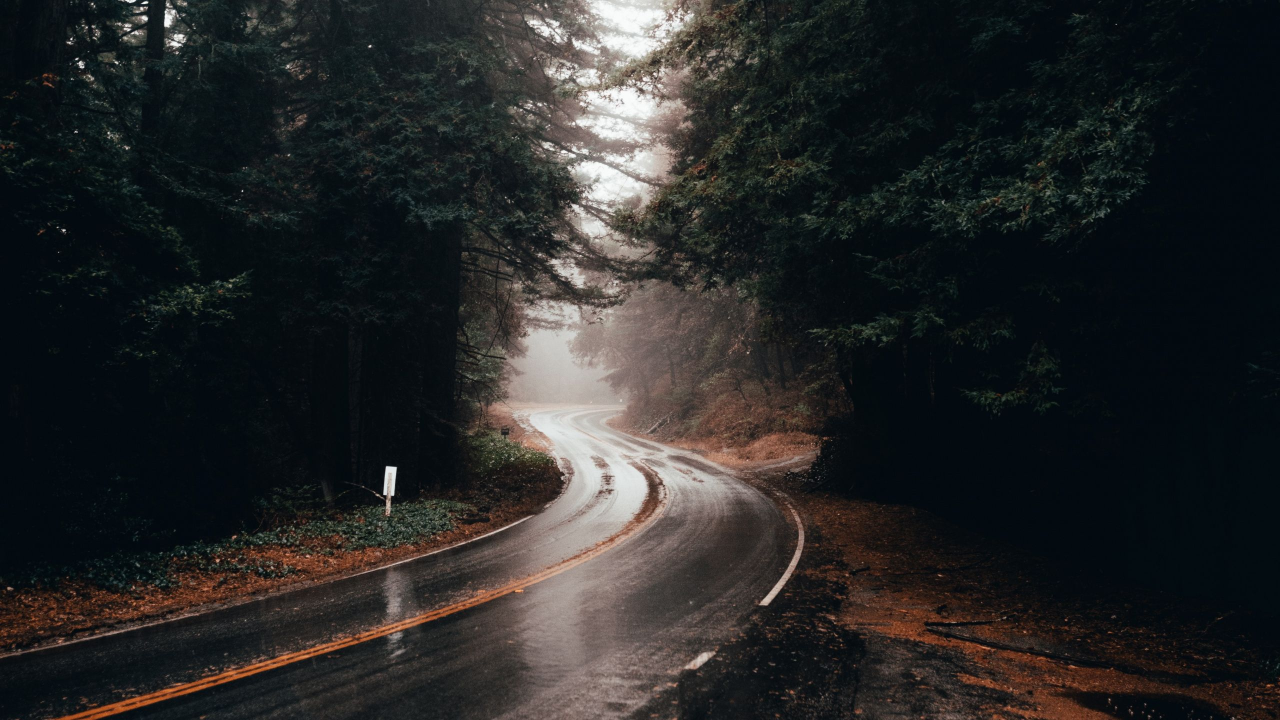
#> input picture images/rainy.jpg, 2560 x 1440 px (shown at 1/2 size)
$ jupyter execute --allow-errors cb_remap.ipynb
#> lines starting #> are read from the running program, lines starting #| are printed output that depends on the picture; long printed decimals are rounded
### myutils.py
import matplotlib.pyplot as plt
import numpy as np
import torch
from torch.utils.data import DataLoader
import cv2

# set matplotlib to show images with black background
# plt.style.use('dark_background')

class Void(object):
    def write(self, *args, **kwargs):
        pass

class View:
    # [51 lines left out: functions show_random_color, show_all_color, chan_f2l, add_dim, not called in this run]


    @staticmethod
    def compare_color(imgs_list:list[np.ndarray| torch.Tensor]| np.ndarray| torch.Tensor,
                      labels:list[str]|str=None,
                      figsize:tuple=(10, 6),
                      label_cols:bool=False) -> None:
        ''' Compare multiple images

        This function will plot multiple images in a grid. If there is only one image group,
        it will plot each image group in a row. If there are multiple image groups, it will
        plot multiple rows, each row containing one image group. Each row can have an optional
        title.

        All images must have the same shape in the list.

        `Args`:
            imgs_list (list[np.ndarray, torch.Tensor]): list of image groups. Each image group

        `raises`: ValueError if imgs_list is empty

        '''
        # convert to list if not list
        if not isinstance(imgs_list, list):
            imgs_list = [imgs_list]

        # if labels is None, create labels
        if labels is None:
            labels = [f'Image Group {i}' for i in range(len(imgs_list))]

        # if imgs_list is empty, raise error
        if len(imgs_list) == 0:
            raise ValueError('Must have at least 1 image')

        # if labels is string, convert to list
        if isinstance(labels, str):
            labels = [labels]

        # if labels is not the same length as imgs_list, raise error
        if label_cols:
            if len(labels) != len(imgs_list[0]):
                raise ValueError('Labels must be the same length as number of colums')
        else:
            if len(labels) != len(imgs_list):
                raise ValueError('Labels must be the same length as imgs_list')

        # convert torch tensors to numpy arrays if necessary
        for i in range(len(imgs_list)):
            if isinstance(imgs_list[i], torch.Tensor):
                imgs_list[i] = View.chan_f2l(imgs_list[i].double().numpy())

        # make sure all images have 4 dimensions
        for i in range(len(imgs_list)):
            if len(imgs_list[i].shape) == 3:
                imgs_list[i] = View.add_dim(imgs_list[i])

        # first axis is rows, second axis is columns
        plt.figure(figsize=figsize)
        fig, axs = plt.subplots(len(imgs_list), len(imgs_list[0]), figsize=figsize)

        # if displaying one image
        if (len(imgs_list) == 1) and (len(imgs_list[0]) == 1):
            axs.axis('off')
            axs.imshow(imgs_list[0][0])
            axs.set_title(labels[0], fontsize=10)

        # if only one image group, plot each image in a column
        elif len(imgs_list) == 1:
            if label_cols:
                for i, img in enumerate(imgs_list[0]):
                    axs[i].set_title(labels[i], fontsize=10)
                    axs[i].axis('off')
                    axs[i].imshow(img)
            else:
                axs[0].set_title(labels[0], fontsize=10)
                for i, img in enumerate(imgs_list[0]):
                    axs[i].axis('off')
                    axs[i].imshow(img)

        # if only one image in each image group, plot each image group in a row
        elif len(imgs_list[0]) == 1:
            if label_cols:
                axs[0].set_title(labels[0], fontsize=10)
                for i, imgs in enumerate(imgs_list):
                    axs[i].axis('off')
                    axs[i].imshow(imgs[0])
            else:
                for i, imgs in enumerate(imgs_list):
                    axs[i].axis('off')
                    axs[i].set_title(labels[i], fontsize=10)
                    axs[i].imshow(imgs[0])

        else:
            if label_cols:
                for i, imgs in enumerate(imgs_list):        # rows
                    for j, img in enumerate(imgs):          # columns
                        axs[i, j].axis('off')
                        axs[i, j].imshow(img)
                        if i == 0:
                            axs[0, j].set_title(labels[j], fontsize=10)
            else:
                for i, imgs in enumerate(imgs_list):        # rows
                    axs[i, 0].set_title(labels[i], fontsize=10)
                    for j, img in enumerate(imgs):          # columns
                        axs[i, j].axis('off')
                        axs[i, j].imshow(img)

        plt.show()

    # [87 lines left out: functions histogram, sample_imgs_list, bell_curve_hist, not called in this run]


class ImgUtils:
    # [43 lines left out: functions rgb_to_hsv, hsv_to_rgb, img_to_hist, not called in this run]

    def get_dist(img:torch.Tensor):
        return torch.mean(img), torch.std(img)

### cb_remap.ipynb
[cell 1]
import numpy as np
import cv2
from matplotlib import pyplot as plt

from myutils import View

TARGET_IMG = 'images/rainy.jpg'
SRC_IMG = 'images/road.jpg'
IMG_SIZE = (640, 640)

[cell 2]
# read in the images
target_img = cv2.imread(TARGET_IMG)
#> target_img is the input picture: shape (1440, 2560, 3); mean B, G, R 39, 38.9, 38.2
src_img = cv2.imread(SRC_IMG)
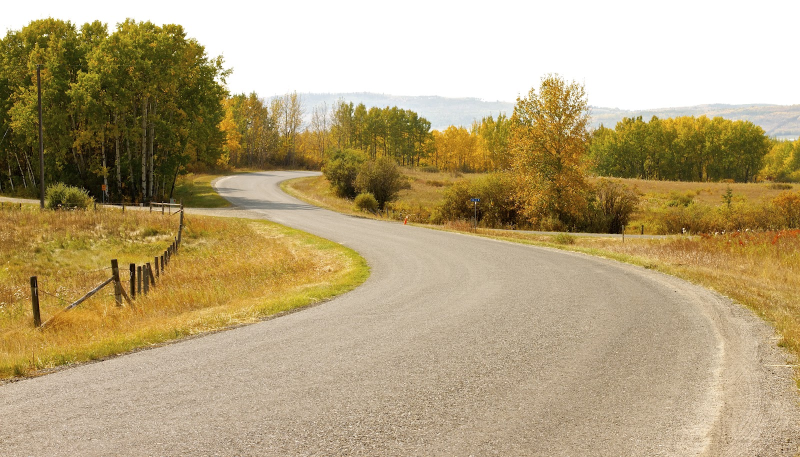
#> input picture images/road.jpg, 1600 x 914 px (shown at 1/2 size)
#> src_img is the input picture: shape (914, 1600, 3); mean B, G, R 122.5, 162.1, 180.3

# conver to rgb
target_img = cv2.cvtColor(target_img, cv2.COLOR_BGR2RGB)
src_img = cv2.cvtColor(src_img, cv2.COLOR_BGR2RGB)

# resize to IMG_SIZE
target_img = cv2.resize(target_img, IMG_SIZE)
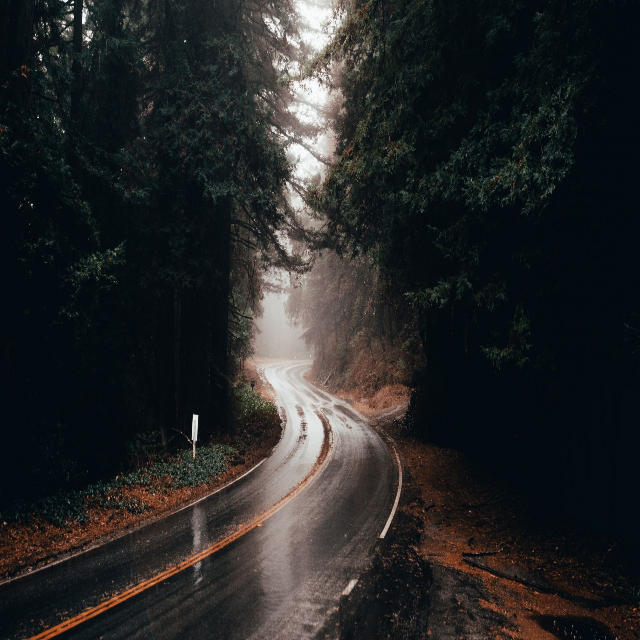
#> target_img: shape (640, 640, 3); mean R, G, B 38.2, 38.8, 38.9
src_img = cv2.resize(src_img, IMG_SIZE)
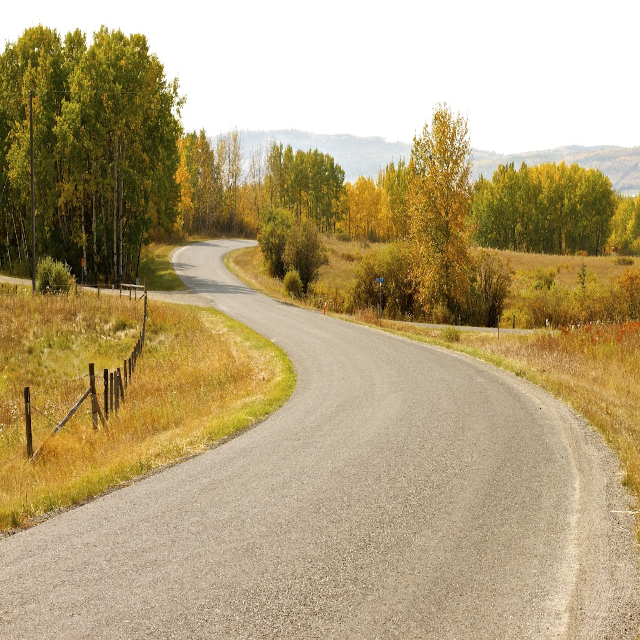
#> src_img: shape (640, 640, 3); mean R, G, B 180.2, 162, 122.4

#> (a cell that did not finish here is left out)

#> the loop in compare_color, `for i in range(len(imgs_list)):` made 1 pass
#> after the loop in compare_color, `for i in range(len(imgs_list)):`: imgs_list = 1 item

[cell 4]
def calc_hist(img:np.ndarray) -> np.ndarray:
    hist = np.zeros(shape=(256), dtype=np.uint64)
    for x in range(img.shape[0]):
        for y in range(img.shape[1]):
            hist[img[x, y]] += 1
    return hist

[cell 5]
# convert images to hsv
target_img_hsv = cv2.cvtColor(target_img, cv2.COLOR_RGB2HSV)
#> target_img_hsv: shape (640, 640, 3); mean H, S, V 72.3, 121.7, 45.5
src_img_hsv = cv2.cvtColor(src_img, cv2.COLOR_RGB2HSV)
#> src_img_hsv: shape (640, 640, 3); mean H, S, V 18.3, 100.3, 180.4

[cell 6]
def get_mean_std(img:np.ndarray) -> tuple[float, float]:
    if len(img.shape) == 2:
        img = img[..., np.newaxis]

    gray = np.mean(img.copy(), axis=2)      # convert to grayscale
    sigma = np.std(gray)      # get deviation of each grayscale image
    mu = np.mean(gray)        # get mean of each grayscale image

    return mu, sigma  # return the average of the means and deviations

[cell 7]
def cb_remap(img:np.ndarray, mu, sigma) -> np.ndarray:
    # get mu and sigma from the source image
    img_mu, img_sigma = get_mean_std(img)

    contrast = sigma / img_sigma
    brightness = mu - img_mu

    new_img = (img.copy() - (255/2)) * contrast + (255/2) + brightness
    new_img = np.clip(new_img, 0, 255)

    return new_img.astype(np.uint8)

[cell 8]
# get histogram of the target_img image
target_img_hist = calc_hist(target_img_hsv[:, :, 2])
#> target_img_hist = 256 values, max 74477 at index 16, min 0 at index 0, mean 1600
src_img_hist = calc_hist(src_img_hsv[:, :, 2])
#> src_img_hist = 256 values, max 68490 at index 255, min 0 at index 0, mean 1600

num_pixels = IMG_SIZE[0] * IMG_SIZE[1]

target_mu, target_sigma = get_mean_std(target_img_hsv[:, :, 2])
#> in get_mean_std, `img = img[..., np.newaxis]`:
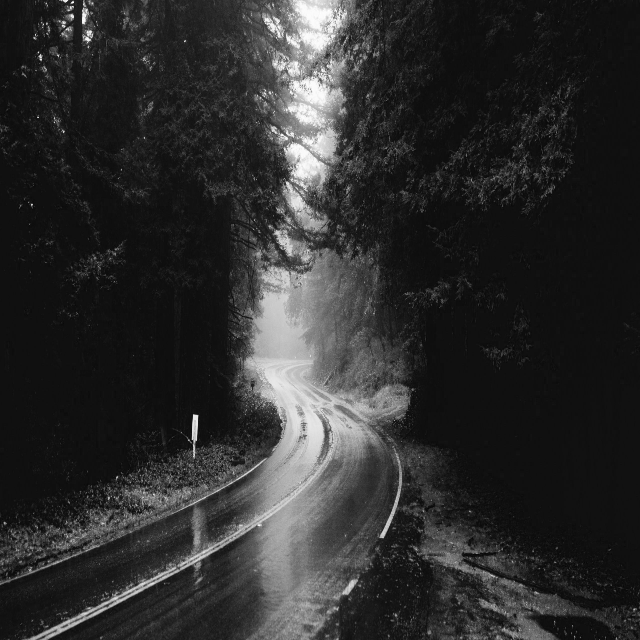
#> img: shape (640, 640, 1); min 5, max 254, mean 45.5
#> in get_mean_std, `sigma = np.std(gray)`: sigma = 48.67
#> in get_mean_std, `mu = np.mean(gray)`: mu = 45.53
#> target_mu = 45.53; target_sigma = 48.67
print(f'Target mean: {target_mu}, Target std: {target_sigma}')
#| Target mean: 45.534, Target std: 48.670

src_mu, src_sigma = get_mean_std(src_img_hsv[:, :, 2])
#> in get_mean_std (call 2), `img = img[..., np.newaxis]`:
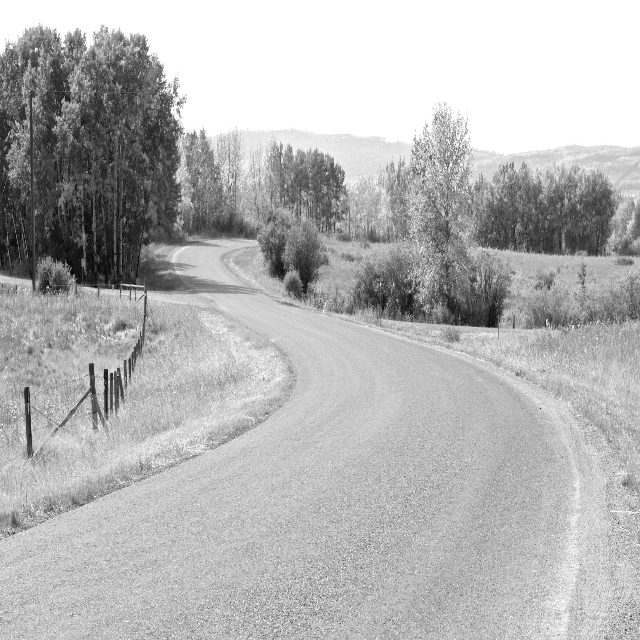
#> img: shape (640, 640, 1); min 2, max 255, mean 180.4
#> in get_mean_std (call 2), `sigma = np.std(gray)`: sigma = 56.63
#> in get_mean_std (call 2), `mu = np.mean(gray)`: mu = 180.4
#> src_mu = 180.4; src_sigma = 56.63
print(f'Src mean: {src_mu}, Src std: {src_sigma}')
#| Src mean: 180.370, Src std: 56.629

plt.figure(figsize=(6, 2))
plt.plot(target_img_hist)
plt.title('Target Hist')

plt.figure(figsize=(6, 2))
plt.plot(src_img_hist)
plt.title('src_img Hist')

#apply histogram remapping to the src_img image
remapped_src_img_hsv = src_img_hsv.copy()
remapped_src_img_hsv[:,:,2] = cb_remap(src_img_hsv[:, :, 2], target_mu, target_sigma)
#> in cb_remap, `img_mu, img_sigma = get_mean_std(img)`: img_mu = 180.4; img_sigma = 56.63
#> in cb_remap, `contrast = sigma / img_sigma`: contrast = 0.859
#> in cb_remap, `brightness = mu - img_mu`: brightness = -134.8
#> in cb_remap, `new_img = np.clip(new_img, 0, 255)`:
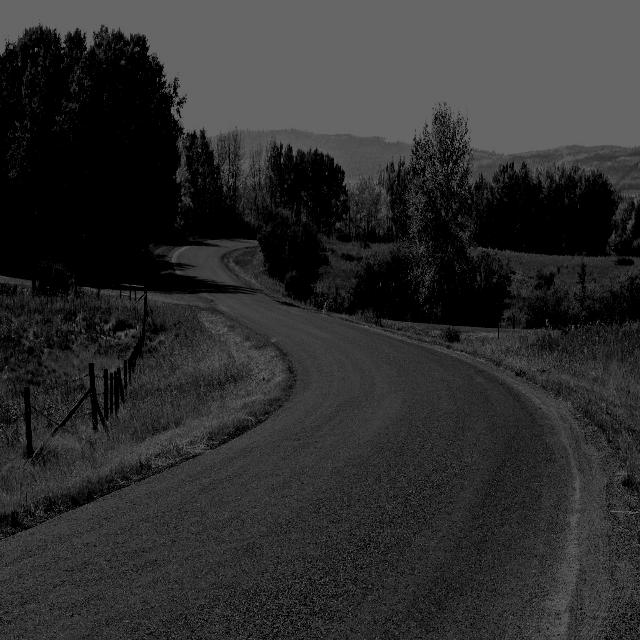
#> new_img: shape (640, 640) float64; min 0, max 102.2, mean 46.5
#> remapped_src_img_hsv: shape (640, 640, 3); mean H, S, V 18.3, 100.3, 46.1

remapped_mu, remapped_sigma = get_mean_std(remapped_src_img_hsv[:, :, 2])
#> remapped_mu = 46.1; remapped_sigma = 33.95
print(f'New mean: {remapped_mu}, New std: {remapped_sigma}')
#| New mean: 46.096, New std: 33.951


plt.figure(figsize=(6, 2))
plt.plot(calc_hist(remapped_src_img_hsv[:, :, 2]))
plt.title('Remapped img')


plt.show()
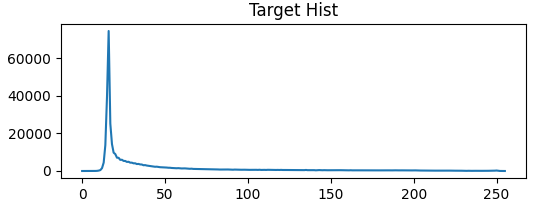
#> figure drawn by matplotlib, 1 panel; curve peaks at x = 16, y = 74477
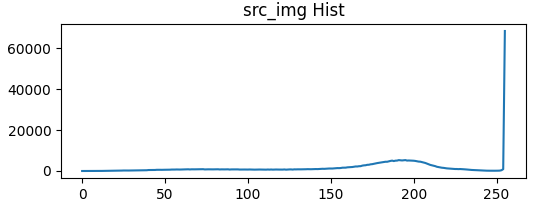
#> figure drawn by matplotlib, 1 panel; curve peaks at x = 255, y = 68490
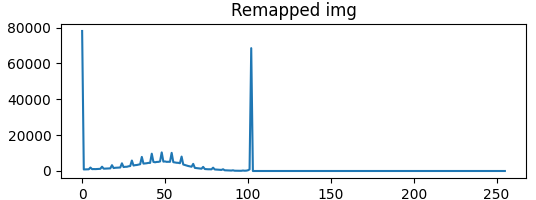
#> figure drawn by matplotlib, 1 panel; curve peaks at x = 0, y = 78058

[cell 9]
# convert back to rgb
remapped_src_img = cv2.cvtColor(remapped_src_img_hsv, cv2.COLOR_HSV2RGB)
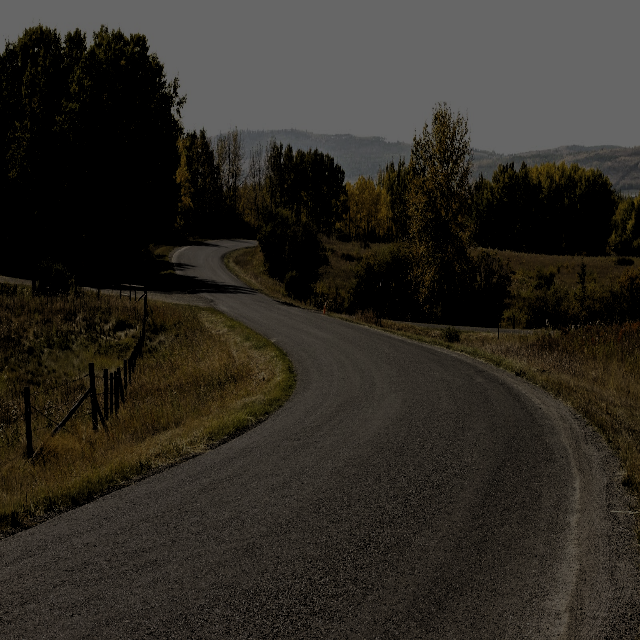
#> remapped_src_img: shape (640, 640, 3); mean R, G, B 46, 42.3, 35.8

# plot the images
#> (the rest of this cell did not finish here and is left out)


#plot histogram of the images
View.histogram(np.stack([src_img, target_img, remapped_src_img]), figsize=(6, 2), show_rgb=False)
